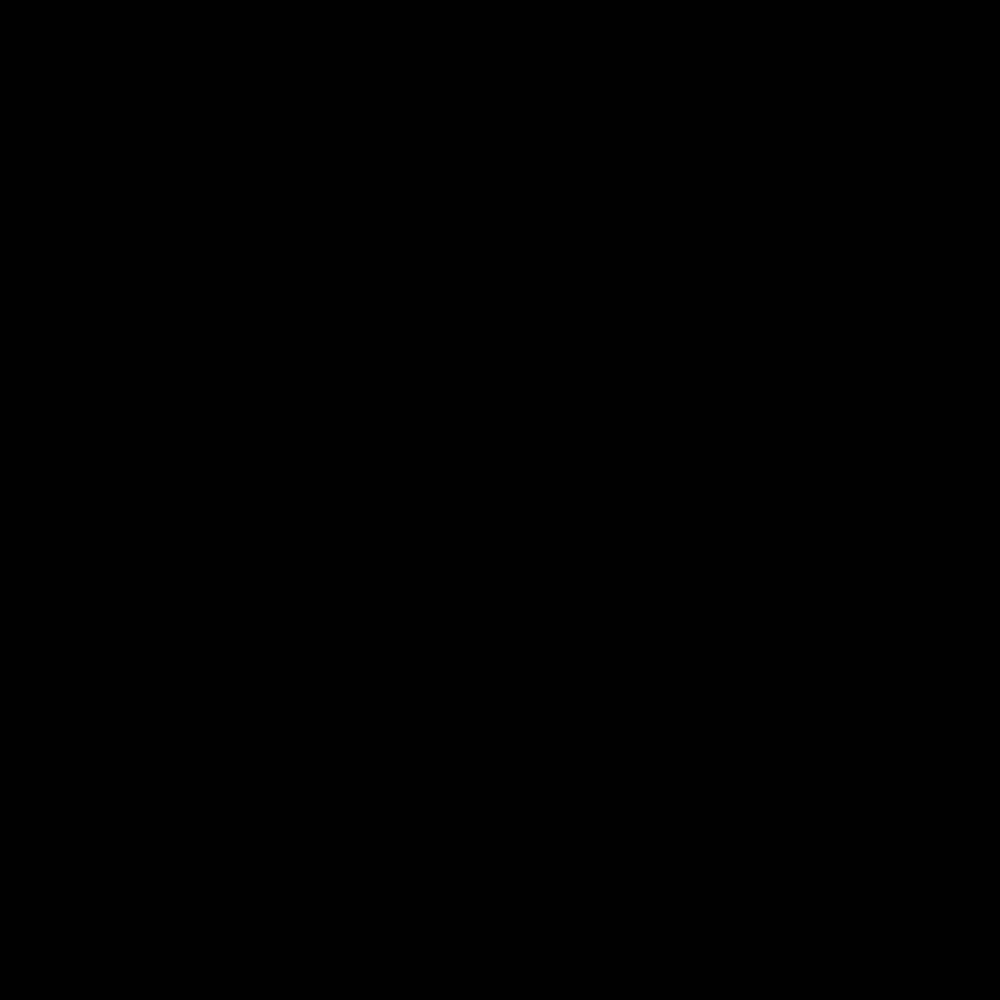
Frame 1 (no input)
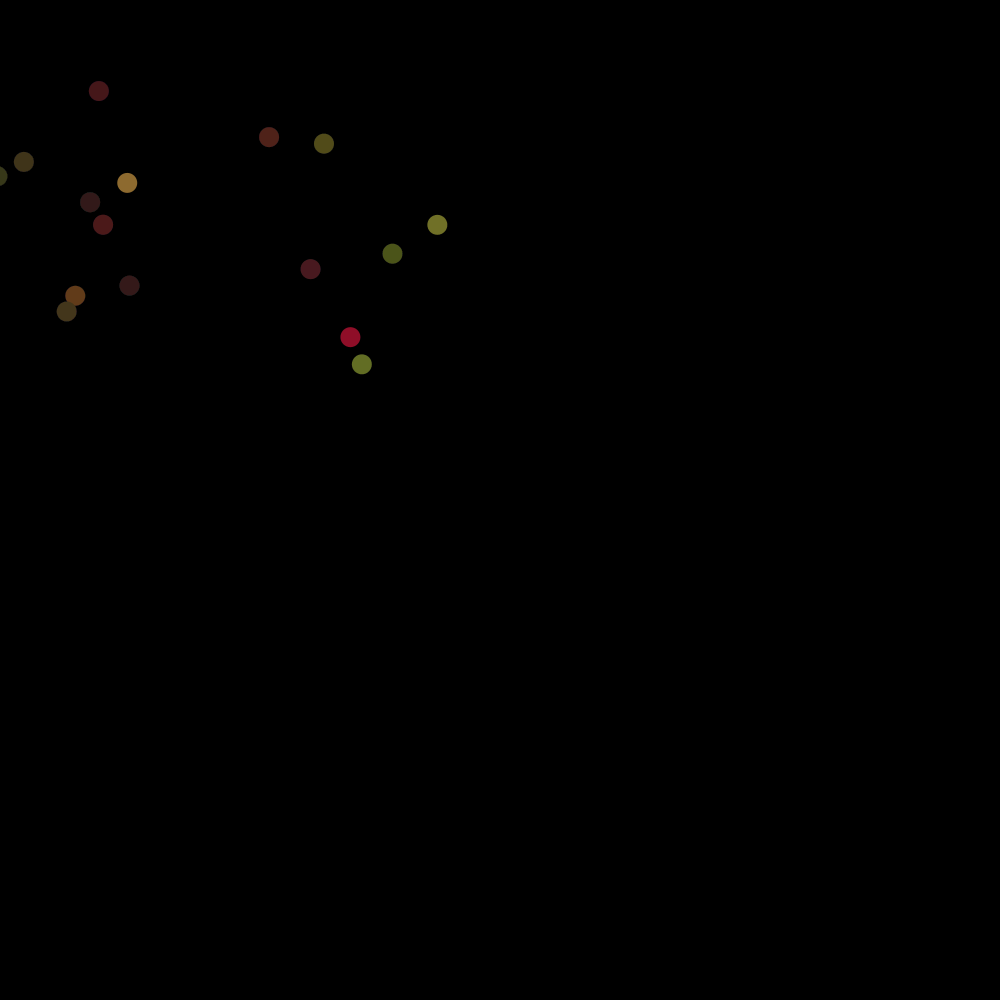
Frame 60 (the mouse pressed at the canvas centre just before this capture)
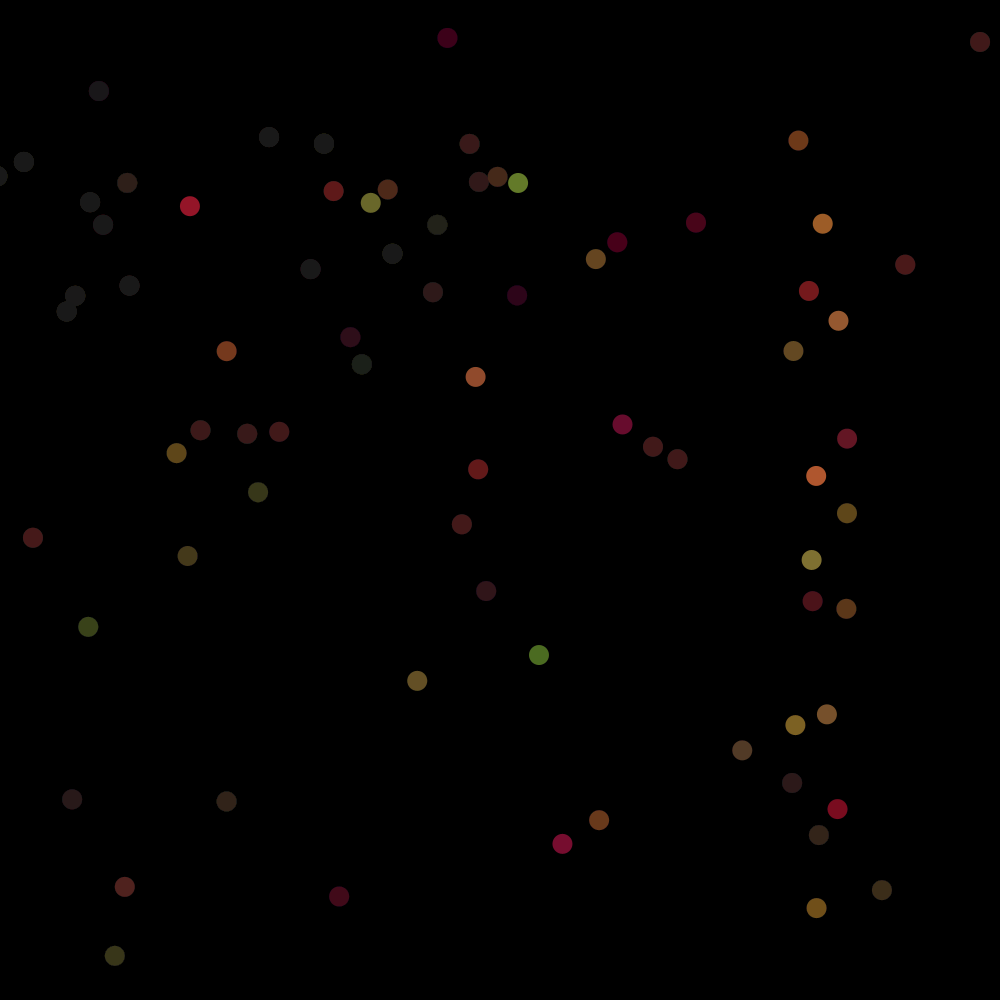
Frame 120 (the mouse held since frame 60 and released just before this capture)

The Processing sketch that drew these frames (run headless with seeded random() and noise(); from frame 60 on, the mouse is pressed at the canvas centre):

// Processing sketch: processing_36950
// ── processing_36950.pde

void setup()
{
  size(1000,1000);
  frameRate(30);
  noStroke();
  smooth();
  background(0,0,0);
  
}

float lf =-500;
float rt =500;
float tp =-500;
float bm =500;
float pinwheel = random(0,20);

boolean mdown = false;
void mousePressed() {
mdown = true;
}
 
void mouseReleased() {
mdown = false;
}


void draw()
{
  

float fieldx = random(lf, rt);
float fieldy = random(tp, bm);
float splitchance = round(random(0, 180));


  if ( mdown== true )
  {
    
    
pushMatrix();
    translate(mouseX, mouseY);
    
    fill(random(100, 200),random(150),50);
  ellipse(fieldx, fieldy, 20, 20);
  
  popMatrix();
  
  
 if (lf<0 && rt > 0 && tp <0 && bm >0){
   lf = lf + noise(lf)*5.6;
  rt = rt - noise(rt)*5.6;
  tp = tp +noise(tp)*5.6;
  bm = bm -noise(bm)*5.6;}
  
  
  if (lf>0){
     
  pinwheel = pinwheel + noise(pinwheel)*3;
  
  float pinwheelseatx = pinwheel/5+random(0, 10);
  float pinwheelseaty = pinwheel/5+random(0,10);
  float diamx = 20;
  float diamy = 20;
  
    pushMatrix();
    
    translate(mouseX, mouseY);
    rotate (radians(pinwheel));
    fill(random(120), random(100), random(120));
    ellipse (pinwheelseatx, pinwheelseaty, diamx,diamy);
    fill(0,0,0);
    ellipse (1,1,26,26);
  popMatrix();
  
  
  
  }
  
  fill(0,0,0,5);
  rect(0,0,height, width);
  
  
  }
  
  else
  {
    pushMatrix();
    translate(mouseX, mouseY);
    
    fill(random(100, 200),random(150),50);
  ellipse(fieldx, fieldy, 20, 20);
  
  popMatrix();
  fill(0,0,0,5);
  rect(0,0,height, width);
  
if (lf>-500 && rt < 500 && tp >-500 && bm <500){
   lf = lf - noise(lf)*4;
  rt = rt + noise(rt)*4;
  tp = tp -noise(tp)*4;
  bm = bm +noise(bm)*4;}
  
  pinwheel = random(0,20);
  
}
println (splitchance);
}
